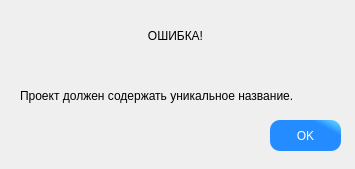
<?xml version="1.0" encoding="UTF-8"?>
<ui version="4.0">
 <class>erorr_wind</class>
 <widget class="QDialog" name="erorr_wind">
  <property name="geometry">
   <rect>
    <x>0</x>
    <y>0</y>
    <width>355</width>
    <height>169</height>
   </rect>
  </property>
  <property name="minimumSize">
   <size>
    <width>355</width>
    <height>169</height>
   </size>
  </property>
  <property name="maximumSize">
   <size>
    <width>355</width>
    <height>169</height>
   </size>
  </property>
  <property name="windowTitle">
   <string>ОШИБКА</string>
  </property>
  <property name="windowIcon">
   <iconset resource="../../images/images_store.qrc">
    <normaloff>:/error/dop/error.png</normaloff>:/error/dop/error.png</iconset>
  </property>
  <widget class="QPushButton" name="ok_btn">
   <property name="geometry">
    <rect>
     <x>270</x>
     <y>120</y>
     <width>71</width>
     <height>31</height>
    </rect>
   </property>
   <property name="styleSheet">
    <string notr="true">QPushButton{
     background-color: qlineargradient(spread:pad, x1:0.75, y1:0.204545, x2:1, y2:0, stop:0 rgba(36, 140, 255, 255), stop:1 rgba(106, 232, 255, 255));
     border-style: outset;
     border-radius: 10px;
     font: 10pt &quot;Times New Roman&quot;;
	 color:white;
 }

QPushButton:hover{
     background-color:qlineargradient(spread:pad, x1:0, y1:0, x2:1, y2:0, stop:0 rgba(0, 171, 0, 255), stop:1 rgba(255, 255, 255, 255));
     border-style: inset;
     font: 12pt &quot;Times New Roman&quot;;
	 color:black;
 }</string>
   </property>
   <property name="text">
    <string>OK</string>
   </property>
  </widget>
  <widget class="QLabel" name="label_main">
   <property name="geometry">
    <rect>
     <x>0</x>
     <y>0</y>
     <width>351</width>
     <height>71</height>
    </rect>
   </property>
   <property name="styleSheet">
    <string notr="true">font: 75 16pt &quot;Times New Roman&quot;;</string>
   </property>
   <property name="text">
    <string>ОШИБКА!</string>
   </property>
   <property name="alignment">
    <set>Qt::AlignCenter</set>
   </property>
  </widget>
  <widget class="QLabel" name="label_dscr_of_error">
   <property name="geometry">
    <rect>
     <x>20</x>
     <y>60</y>
     <width>321</width>
     <height>71</height>
    </rect>
   </property>
   <property name="styleSheet">
    <string notr="true">font: 75 14pt &quot;Times New Roman&quot;;</string>
   </property>
   <property name="text">
    <string>Проект должен содержать уникальное название.</string>
   </property>
   <property name="alignment">
    <set>Qt::AlignLeading|Qt::AlignLeft|Qt::AlignVCenter</set>
   </property>
   <property name="wordWrap">
    <bool>true</bool>
   </property>
  </widget>
  <widget class="QLabel" name="label">
   <property name="geometry">
    <rect>
     <x>70</x>
     <y>5</y>
     <width>51</width>
     <height>51</height>
    </rect>
   </property>
   <property name="text">
    <string/>
   </property>
   <property name="pixmap">
    <pixmap resource="../../images/images_store.qrc">:/error/dop/error.png</pixmap>
   </property>
   <property name="scaledContents">
    <bool>true</bool>
   </property>
  </widget>
 </widget>
 <resources>
  <include location="../../images/images_store.qrc"/>
 </resources>
 <connections>
  <connection>
   <sender>ok_btn</sender>
   <signal>clicked()</signal>
   <receiver>erorr_wind</receiver>
   <slot>close()</slot>
   <hints>
    <hint type="sourcelabel">
     <x>305</x>
     <y>135</y>
    </hint>
    <hint type="destinationlabel">
     <x>177</x>
     <y>84</y>
    </hint>
   </hints>
  </connection>
 </connections>
</ui>
